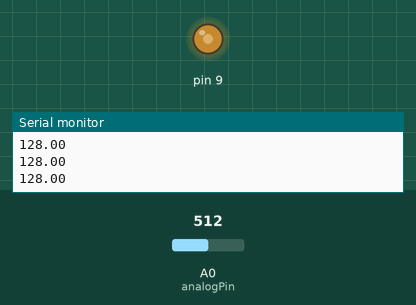
A sketch run on a simulated Arduino Uno, built with avr-gcc and run on an emulated ATmega328P. On the bench: output pins drawn as LEDs (lit = HIGH), the last lines printed to the serial monitor. Inputs (shaded band) come from the test bench; at power-on: A0 (analogPin) = 512.

Above: at 1.2 s.
1.3 s: A0 (analogPin) set to 716
At 2.1 s:
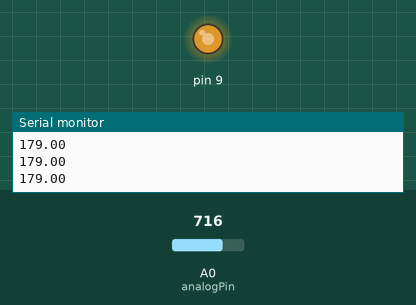
3.0 s: A0 (analogPin) set to 900
At 3.3 s:
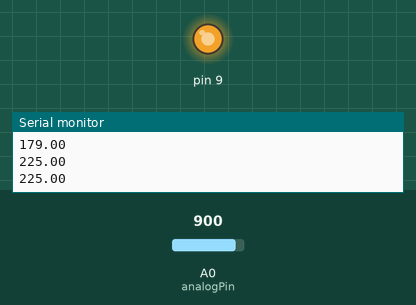
4.5 s: A0 (analogPin) set to 122
At 5.7 s:
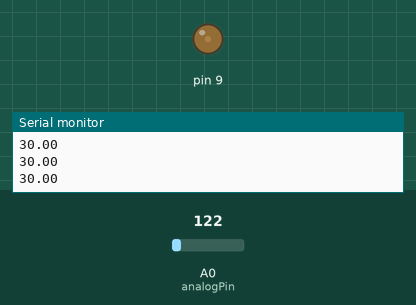
6.0 s: A0 (analogPin) set to 0
At 7.1 s:
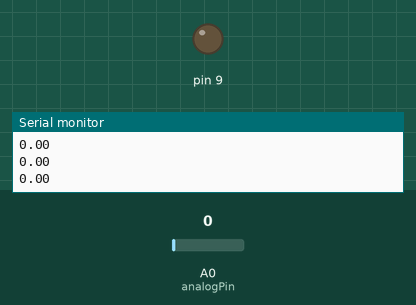
Timing chart, 0 to 8.5 s (numbered marks = the images above; inputs shaded):
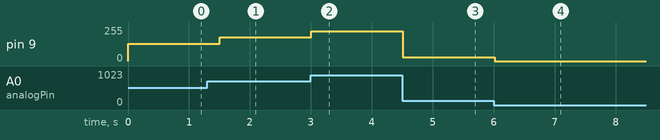

Measured:
- after the input at 1.3 s, pin 9: 128/255 → 179/255 after 0.20 s
- after the input at 3.0 s, pin 9: 179/255 → 225/255 at once
- after the input at 4.5 s, pin 9: 225/255 → 30/255 at once
- after the input at 6.0 s, pin 9: 30/255 → 0/255 at once

The sketch:

_.ino
```cpp
int analogPin = 0; // potentiometer wiper (middle terminal) connected to analog pin 3
                    // outside leads to ground and +5V
double val = 0;  // variable to store the value read

void setup() {
  Serial.begin(9600); // открыли порт для связи
}

void loop() {
  val = analogRead(analogPin) / 4;
  Serial.println(val);
  analogWrite(9, val);
  delay(250);
}
```
